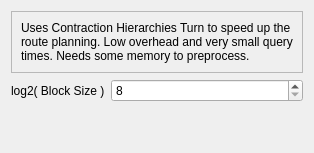
<?xml version="1.0" encoding="UTF-8"?>
<ui version="4.0">
 <class>CHTSettingsDialog</class>
 <widget class="QWidget" name="CHTSettingsDialog">
  <property name="windowTitle">
   <string>Contraction Hierarchies Turn Settings</string>
  </property>
  <layout class="QVBoxLayout" name="verticalLayout">
   <item>
    <widget class="QFrame" name="frame">
     <property name="frameShape">
      <enum>QFrame::StyledPanel</enum>
     </property>
     <property name="frameShadow">
      <enum>QFrame::Raised</enum>
     </property>
     <layout class="QGridLayout" name="gridLayout">
      <item row="0" column="0">
       <widget class="QLabel" name="label">
        <property name="sizePolicy">
         <sizepolicy hsizetype="Preferred" vsizetype="Fixed">
          <horstretch>0</horstretch>
          <verstretch>0</verstretch>
         </sizepolicy>
        </property>
        <property name="text">
         <string>Uses Contraction Hierarchies Turn to speed up the route planning. Low overhead and very small query times. Needs some memory to preprocess.</string>
        </property>
        <property name="wordWrap">
         <bool>true</bool>
        </property>
       </widget>
      </item>
     </layout>
    </widget>
   </item>
   <item>
    <layout class="QFormLayout" name="formLayout">
     <item row="0" column="0">
      <widget class="QLabel" name="label_2">
       <property name="text">
        <string>log2( Block Size )</string>
       </property>
       <property name="buddy">
        <cstring>blockSize</cstring>
       </property>
      </widget>
     </item>
     <item row="0" column="1">
      <widget class="QSpinBox" name="blockSize">
       <property name="minimum">
        <number>8</number>
       </property>
      </widget>
     </item>
    </layout>
   </item>
   <item>
    <spacer name="verticalSpacer">
     <property name="orientation">
      <enum>Qt::Vertical</enum>
     </property>
     <property name="sizeHint" stdset="0">
      <size>
       <width>20</width>
       <height>40</height>
      </size>
     </property>
    </spacer>
   </item>
  </layout>
 </widget>
 <resources/>
 <connections/>
</ui>
